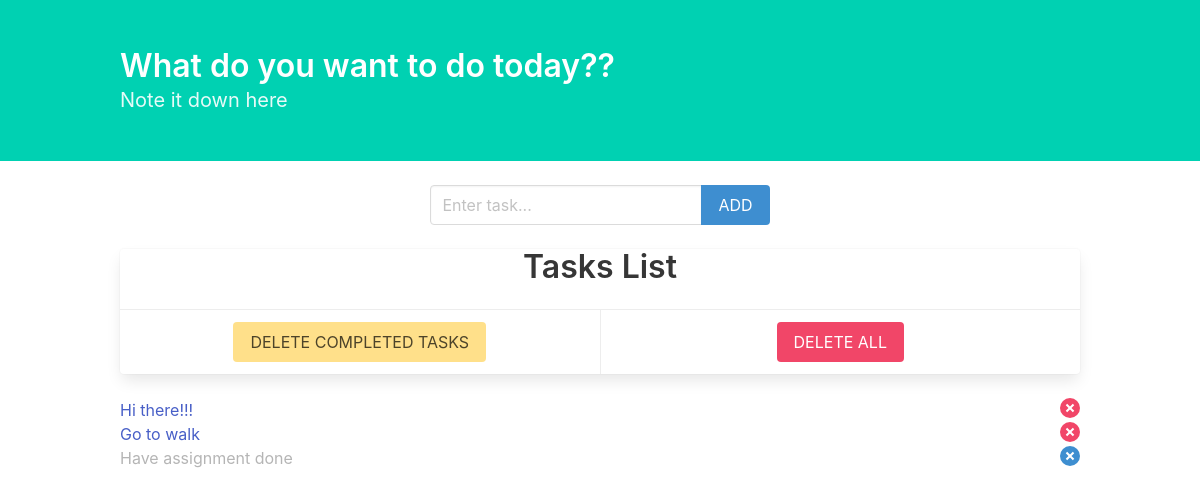
Before: / with the older database file.
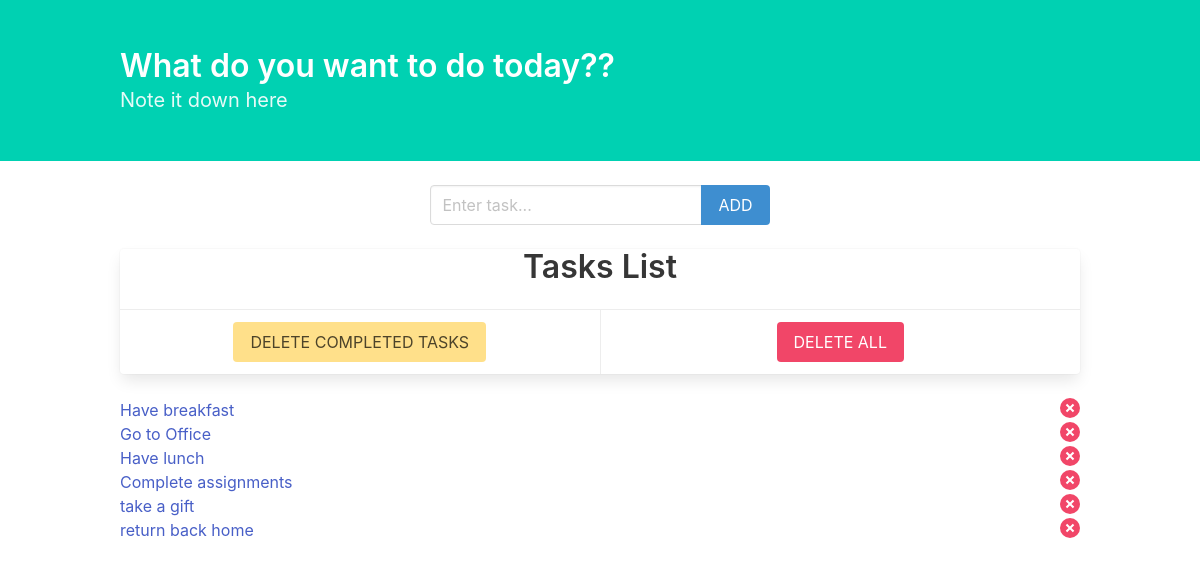
After: the same page with the newer database file.
### todo/models.py (models this page shows, shortened)
class todo(models.Model):
  text = models.CharField(max_length=40)
  complete = models.BooleanField(default=False)

### todo/views.py (the view)
# urls.py: path('',views.index, name="index"),
def index(request):
  todo_list = todo.objects.order_by('id')
  form = todoform()
  context ={'todo_list' : todo_list, 'form':form}
  return render(request, 'todo/index.html', context)

### todo/forms.py
class todoform(forms.Form):
  text = forms.CharField(max_length=40,
        widget=forms.TextInput(
            attrs={'class' : 'input', 'placeholder' : 'Enter task...', 'type':'text'}))

### todo/templates/todo/index.html (shortened to what this page needs)
{% load static %}
<!DOCTYPE html>
<html lang="en">
	<head>
<link rel="stylesheet" href="https://cdnjs.cloudflare.com/ajax/libs/bulma/0.7.5/css/bulma.css">
<link rel="stylesheet" href="https://stackpath.bootstrapcdn.com/font-awesome/4.7.0/css/font-awesome.min.css">
	</head>
	<body>
    <div class="block">
<section class="hero is-primary">
  <div class="hero-body ">
    <div class="container">
      <h1 class="title">What do you want to do today??</h1>
      <h1 class="subtitle">Note it down here</h1>
    </div>
  </div>
</section>
    </div>
    <div class="container">
<nav class="level">
 <div class="level-item has-text-centered">
    <div class="block">
      <form action="{% url 'add' %}" method="POST" role="form">
        <div class="field has-addons">
          <div class="control is-expanded">
         {{form.text}}
          </div>
          <div class="control">
            <button href="" type="submit" class="button is-info">ADD</button>
          </div>
        </div>
      </div>
</div>
  </nav>
  <div class="block is-block">
    <div class="card has-text-centered">
      <h1 class="title">Tasks List</h1>
      <footer class="card-footer">
        <p class="card-footer-item">
          <span >
           <a href="{% url 'deletecomplete' %}" class="button is-warning">DELETE COMPLETED TASKS</a>
          </span>
        </p>
        <p class="card-footer-item">
            <span >
               <a href="{% url 'deleteall' %}" class="button is-danger" > DELETE ALL</a>
            </span>
          </p>
      </footer>
    </div>
  </div>
  <div class="block is-block">
  <div class="list is-hoverable ">
<ul>
  {% for todo in todo_list %}
  {% if todo.complete %}
  <li class="list-item has-text-grey-light">{{todo.text}} <a class="delete is-pulled-right has-background-info" href="{% url 'endtodo' todo.id%}"></a></li>
  {% else %}
  <a href="{% url 'complete' todo.id%}"><li class="list-item ">{{todo.text}} <a class="delete is-pulled-right has-background-danger" href="{% url 'endtodo' todo.id%}"></a></li></a>
  {% endif %}
  {%endfor %}
</ul>
  </div>
  </div>
</div>
	</body>
</html>

Changed rows visible on the page:
removed todo: text "Hi there!!!"
removed todo: text "Go to walk"
removed todo: text "Have assignment done"
added todo: text "Have breakfast"
added todo: text "Go to Office"
added todo: text "Have lunch"
added todo: text "Complete assignments"
added todo: text "take a gift"
added todo: text "return back home"
